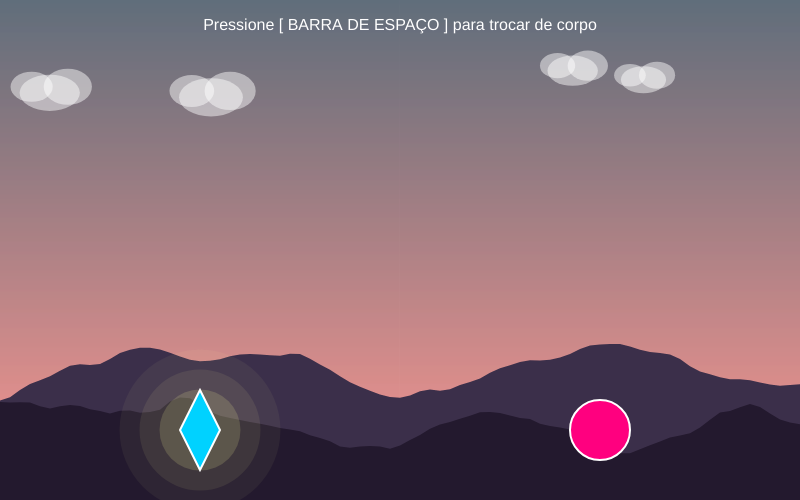
Frame 1 (no input)
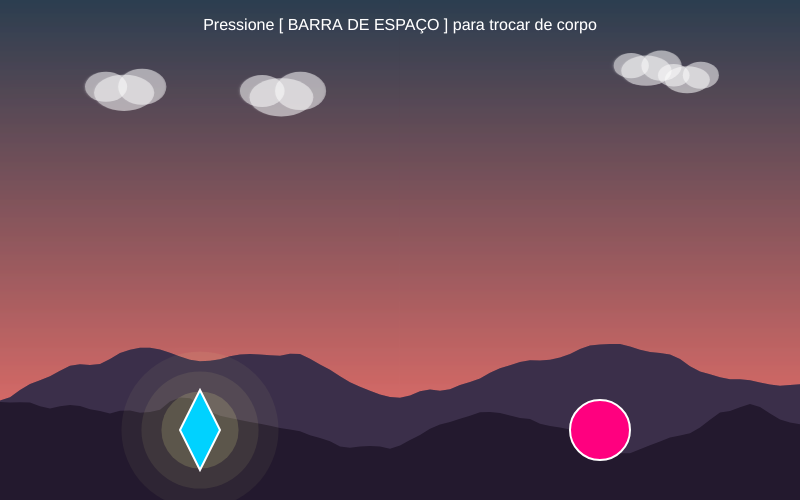
Frame 60 (no input)
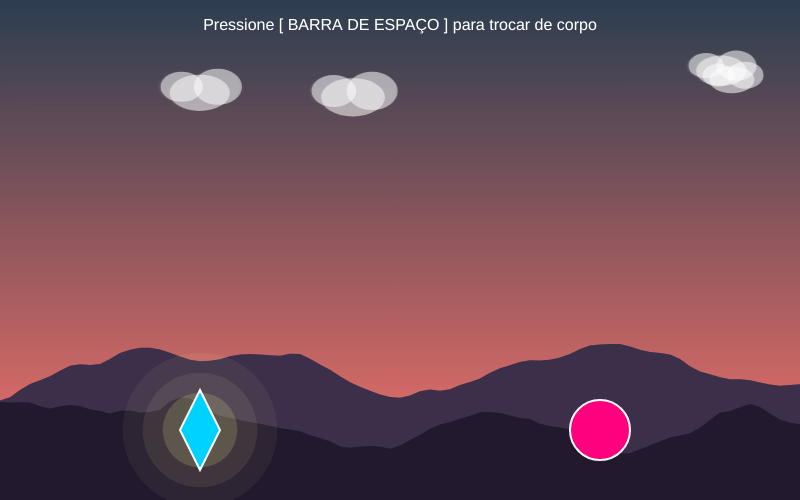
Frame 120 (the mouse pressed at the canvas centre since frame 60)

The p5.js sketch that drew these frames (run headless with seeded random() and noise() and a simulated clock; from frame 60 on, the mouse is pressed at the canvas centre):

// p5.js sketch
// ── sketch.js
// --- VARIÁVEIS DOS PERSONAGENS ---
let posIvy, posOllie; 
let tam = 40;
let velocidade = 4;

// Estado do Jogo: Controla quem a mente do jogador está guiando (true = Ivy, false = Ollie)
let controlaIvy = true; 

// --- VARIÁVEIS DO CENÁRIO ---
let nuvens = [];
let efeitoTroca = 0; // Intensidade/Opacidade do efeito de transição

function setup() {
  createCanvas(800, 500);
  
  // Inicialização das coordenadas cartesianas (Vetores)
  posIvy = createVector(200, height - 70);
  posOllie = createVector(600, height - 70);
  
  // Geração procedural de nuvens
  for (let i = 0; i < 4; i++) {
    nuvens.push({
      x: random(width),
      y: random(50, 150),
      vel: random(0.5, 1.5),
      tam: random(40, 70)
    });
  }
}

function draw() {
  desenharCeu();
  desenharMontanhas();
  atualizarEDesenharNuvens();
  
  // --- FLUXO DE CONTROLE (MÁGICA DE TROCA) ---
  if (controlaIvy) {
    moverPersonagem(posIvy);
  } else {
    moverPersonagem(posOllie);
  }
  
  // --- RENDERIZAÇÃO DOS ELEMENTOSATIVOS ---
  desenharIvy();
  desenharOllie();
  
  // --- ANIMAÇÃO DO FEIXE DE ENERGIA ---
  if (efeitoTroca > 0) {
    desenharEfeitoTroca();
    efeitoTroca -= 5; // Efeito fade-out automático
  }
  
  // --- INTERFACE DO USUÁRIO (UI) ---
  fill(255);
  noStroke();
  textAlign(CENTER);
  textSize(16);
  text("Pressione [ BARRA DE ESPAÇO ] para trocar de corpo", width / 2, 30);
}

// --- FUNÇÃO DE MOVIMENTAÇÃO GENÉRICA ---
function moverPersonagem(pos) {
  if (keyIsDown(LEFT_ARROW))  pos.x -= velocidade;
  if (keyIsDown(RIGHT_ARROW)) pos.x += velocidade;
  
  // Restrição de tela (Clamping)
  pos.x = constrain(pos.x, tam, width - tam);
}

// --- ESCUTA DE EVENTOS DO TECLADO ---
function keyPressed() {
  if (key === ' ') {
    controlaIvy = !controlaIvy; // Inversão do estado booleano
    efeitoTroca = 255;          // Inicializa o efeito visual com opacidade máxima
  }
}

// --- FUNÇÕES DE DESENHO DO CENÁRIO ---
function desenharCeu() {
  for (let y = 0; y < height; y++) {
    let inter = map(y, 0, height, 0, 1);
    let c = lerpColor(color('#2c3e50'), color('#fd746c'), inter);
    stroke(c);
    line(0, y, width, y);
  }
}

function desenharMontanhas() {
  noStroke();
  
  // Camada de Fundo (Paralaxe Traseiro)
  fill('#3b2f4a');
  beginShape();
  vertex(0, height);
  for (let x = 0; x <= width; x += 10) {
    let y = map(noise(x * 0.005), 0, 1, height - 200, height - 50);
    vertex(x, y);
  }
  vertex(width, height);
  endShape(CLOSE);
  
  // Camada de Frente (Chão / Primeiro Plano)
  fill('#23192e');
  beginShape();
  vertex(0, height);
  for (let x = 0; x <= width; x += 10) {
    let y = map(noise(x * 0.008 + 100), 0, 1, height - 120, height - 30);
    vertex(x, y);
  }
  vertex(width, height);
  endShape(CLOSE);
}

function atualizarEDesenharNuvens() {
  fill(255, 255, 255, 120);
  noStroke();
  for (let n of nuvens) {
    n.x += n.vel;
    if (n.x - n.tam > width) {
      n.x = -n.tam; // Efeito de loop infinito (Screen wrapping)
      n.y = random(50, 150);
    }
    ellipse(n.x, n.y, n.tam, n.tam * 0.6);
    ellipse(n.x + n.tam*0.3, n.y - n.tam*0.1, n.tam*0.8, n.tam*0.6);
    ellipse(n.x - n.tam*0.3, n.y - n.tam*0.1, n.tam*0.7, n.tam*0.5);
  }
}

// --- FUNÇÕES DE DESENHO DOS PERSONAGENS ---
function desenharIvy() {
  push();
  translate(posIvy.x, posIvy.y);
  if (controlaIvy) desenharAuraControle();
  
  fill('#00d2ff');
  stroke(255);
  strokeWeight(2);
  beginShape();
  vertex(0, -tam);
  vertex(tam/2, 0);
  vertex(0, tam);
  vertex(-tam/2, 0);
  endShape(CLOSE);
  pop();
}

function desenharOllie() {
  push();
  translate(posOllie.x, posOllie.y);
  if (!controlaIvy) desenharAuraControle();
  
  fill('#ff007f');
  stroke(255);
  strokeWeight(2);
  ellipse(0, 0, tam * 1.5, tam * 1.5);
  pop();
}

function desenharAuraControle() {
  noStroke();
  for (let i = 3; i > 0; i--) {
    fill(255, 255, 150, 40 / i);
    ellipse(0, 0, tam * 2 * (i * 0.5 + 0.5) + sin(frameCount * 0.1) * 10);
  }
}

// --- ANIMAÇÃO DE CONEXÃO QUANTICA / MAGIA ---
function desenharEfeitoTroca() {
  stroke(255, 255, 200, efeitoTroca);
  strokeWeight(map(efeitoTroca, 0, 255, 1, 15));
  line(posIvy.x, posIvy.y, posOllie.x, posOllie.y);
  
  noFill();
  stroke(255, efeitoTroca);
  ellipse(posIvy.x, posIvy.y, 80);
  ellipse(posOllie.x, posOllie.y, 80);
}
